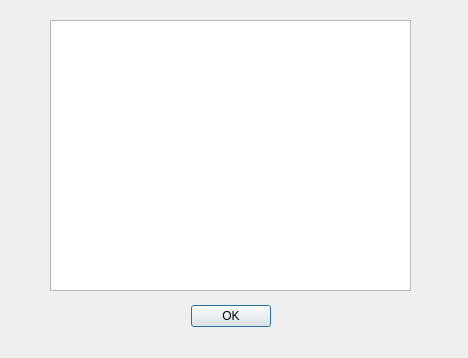
<?xml version="1.0" encoding="UTF-8"?>
<ui version="4.0">
 <class>win</class>
 <widget class="QDialog" name="win">
  <property name="geometry">
   <rect>
    <x>0</x>
    <y>0</y>
    <width>468</width>
    <height>358</height>
   </rect>
  </property>
  <property name="windowTitle">
   <string>Dialog</string>
  </property>
  <widget class="QDialogButtonBox" name="buttonBox">
   <property name="geometry">
    <rect>
     <x>180</x>
     <y>300</y>
     <width>91</width>
     <height>32</height>
    </rect>
   </property>
   <property name="orientation">
    <enum>Qt::Horizontal</enum>
   </property>
   <property name="standardButtons">
    <set>QDialogButtonBox::Ok</set>
   </property>
  </widget>
  <widget class="QGraphicsView" name="graphicsView">
   <property name="geometry">
    <rect>
     <x>50</x>
     <y>20</y>
     <width>361</width>
     <height>271</height>
    </rect>
   </property>
  </widget>
 </widget>
 <resources/>
 <connections>
  <connection>
   <sender>buttonBox</sender>
   <signal>accepted()</signal>
   <receiver>win</receiver>
   <slot>accept()</slot>
   <hints>
    <hint type="sourcelabel">
     <x>248</x>
     <y>254</y>
    </hint>
    <hint type="destinationlabel">
     <x>157</x>
     <y>274</y>
    </hint>
   </hints>
  </connection>
  <connection>
   <sender>buttonBox</sender>
   <signal>rejected()</signal>
   <receiver>win</receiver>
   <slot>reject()</slot>
   <hints>
    <hint type="sourcelabel">
     <x>316</x>
     <y>260</y>
    </hint>
    <hint type="destinationlabel">
     <x>286</x>
     <y>274</y>
    </hint>
   </hints>
  </connection>
 </connections>
</ui>
